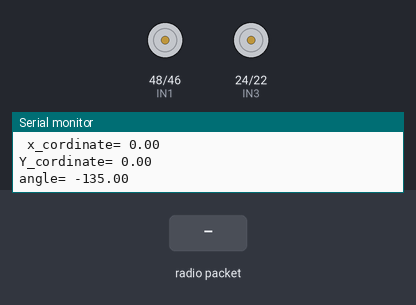
The sketch below on a simulated Arduino Mega 2560, built with avr-gcc and run on an emulated ATmega2560. Parts: motor-driver pin pairs drawn as motors (green arrow = first pin HIGH = forward, orange = second pin HIGH = backward, longer = more drive, scaled by the enable pin), the last lines printed to the serial monitor. The test bench sets the inputs (shaded band). No radio packets arrive unless stated.

Above: at 1.2 s.
1.3 s: radio packet "90" arrives
At 1.6 s:
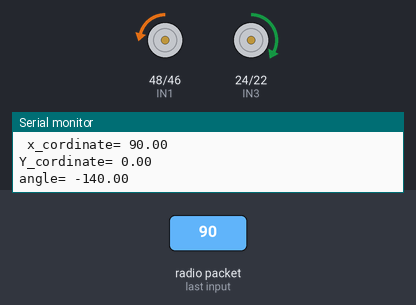
2.8 s: radio packet "200" arrives
At 3.3 s:
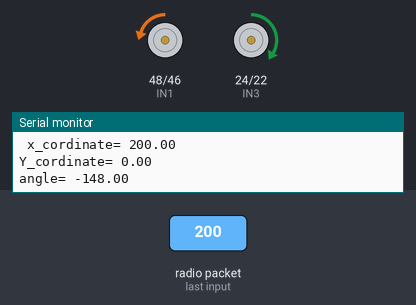
5.8 s: radio packet "0" arrives
At 6.4 s:
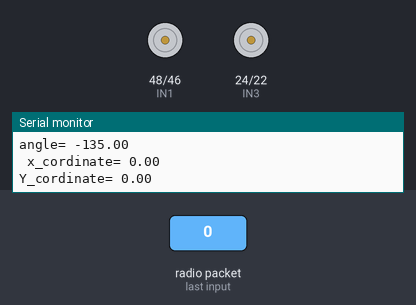
Timing chart, 0 to 8.8 s (numbered marks = the images above; inputs shaded):
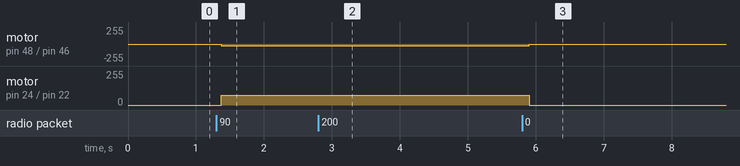

The sketch:

SHERMAN_robot.ino
```cpp
//Include Libraries
#include <SPI.h>
#include <nRF24L01.h>
#include <RF24.h>

//create an RF24 object
RF24 radio(7, 8);  // CE, CSN

//address through which two modules communicate.
const byte address[6] = "00001";

uint8_t swtchbutton = 8;
uint8_t bttnRead, ENA = 6, ENB = 5, IN1 = 48, IN2 = 46, IN3 = 24, IN4 = 22;
double x, y, previousNum = 0;


//function of driving a robot forward
void driveForward(uint8_t speeed) {

  //setting the motor speed
  analogWrite(ENA, speeed);
  analogWrite(ENB, speeed);

  //making initial 1 and initial 4 high to move forward
  digitalWrite(IN1, HIGH);
  digitalWrite(IN2, LOW);
  digitalWrite(IN3, LOW);
  digitalWrite(IN4, HIGH);
}

//function of driving the robot backward
void driveBackward(uint8_t speeed) {

  //setting the motor speed
  analogWrite(ENA, speeed);
  analogWrite(ENB, speeed);

  //making initial 2 and initial 3 high to move backward
  digitalWrite(IN1, LOW);
  digitalWrite(IN2, HIGH);
  digitalWrite(IN3, HIGH);
  digitalWrite(IN4, LOW);
}

//function for turning right
void turningRight(uint8_t speedl, uint8_t speedr) {

  //setting the motor speed
  analogWrite(ENA, speedl);
  analogWrite(ENB, speedr);

  //making initial 2 and initial 3 high to move backward
  digitalWrite(IN1, HIGH);
  digitalWrite(IN2, LOW);
  digitalWrite(IN3, LOW);
  digitalWrite(IN4, HIGH);
}

//this is a function that input the value of the joystick and tell which way it's heading
float convertXYtoAngle(uint16_t a, uint16_t b) {

  float x_cord, y_cord, angle;

  y_cord = map(a, 0, 1023, -512, 512) - 13;
  x_cord = map(b, 0, 1023, -512, 512) - 5;

  // Serial.print(" x_cordinate= ");
  // Serial.println(x_cord);
  // Serial.print("Y_cordinate= ");
  // Serial.println(y_cord);

  angle = atan2(y_cord, x_cord) * (180 / PI); // obtaining the angle in degrees
  return floor(angle);

}

//this is a function to control the change of the intensity on the joystick
double change_when_new_number(double num) {

  double returnNum;

  if (previousNum >= num or previousNum < num) {

    returnNum = previousNum - num;
    previousNum = num;
    return returnNum;

  }

}

//this is a function to drive the robot in response to the joystick movement
void mainDrive(float input_angle, double input_inte_joystick) {

  //    Serial.print(" angle ");
  //    Serial.println(input_angle);

  double inputSpeedA, inputSpeedB; //This will be the values for the input to controll how fast the motors are moving
  double changeInJoystick;

  //checking the the angle of the joystick is in the first or the second Quadrant
  if (input_angle > 5) {

    changeInJoystick = change_when_new_number(input_inte_joystick);
    inputSpeedA = 50 + (30 * cos((input_angle * PI / 180)));
    inputSpeedB = (50 + (-30 * cos((input_angle * PI / 180))));


    //setting the motor speed
    analogWrite(ENB, inputSpeedB);
    analogWrite(ENA, inputSpeedA);

    //    Serial.print(" speed A: ");
    //    Serial.println(inputSpeedA);
    //    Serial.print("speed B ");
    //    Serial.println(inputSpeedB);
    //    // Serial.print("joystick: ");
    // Serial.println(change_when_new_number(input_inte_joystick));

    //making initial 1 and initial 4 high to move forward
    digitalWrite(IN1, HIGH);
    digitalWrite(IN2, LOW);
    digitalWrite(IN3, LOW);
    digitalWrite(IN4, HIGH);

  }
  else if (input_angle < -5 ) { // condition to make the robot move backwards

    changeInJoystick = change_when_new_number(input_inte_joystick);
    inputSpeedA = 50 + (30 * cos((input_angle * PI / 180)));
    inputSpeedB = (50 + (-30 * cos((input_angle * PI / 180))));


    //setting the motor speed
    analogWrite(ENB, inputSpeedB);
    analogWrite(ENA, inputSpeedA);

    //    Serial.print(" speed A: ");
    //    Serial.println(inputSpeedA);
    //    Serial.print("speed B ");
    //    Serial.println(inputSpeedB);

    //making initial 2 and initial 3 high to move backward
    digitalWrite(IN1, LOW);
    digitalWrite(IN2, HIGH);
    digitalWrite(IN3, HIGH);
    digitalWrite(IN4, LOW);

  }
  if (input_angle == 0 ) {

    analogWrite(ENB, 0);
    analogWrite(ENA, 0);
    digitalWrite(IN1, LOW);
    digitalWrite(IN2, LOW);
    digitalWrite(IN3, LOW);
    digitalWrite(IN4, LOW);
  }

  if (input_angle >= -138.00 and input_angle <= -135) { //this is to stop the robot from moving when the remote is not connected

    analogWrite(ENB, 0);
    analogWrite(ENA, 0);
    digitalWrite(IN1, LOW);
    digitalWrite(IN2, LOW);
    digitalWrite(IN3, LOW);
    digitalWrite(IN4, LOW);

  }

}


void setup() {
  // put your setup code here, to run once:
  //Serial.begin(9600);
  //pinMode(swtchbutton,INPUT); // INTITIALIZING THE PRESS BUTTON ON THE JOYSTIC AS INPUT

  //Initializing the motor pins as output
  pinMode(ENA, OUTPUT);
  pinMode(ENB, OUTPUT);
  pinMode(IN1, OUTPUT);
  pinMode(IN2, OUTPUT);
  pinMode(IN3, OUTPUT);
  pinMode(IN4, OUTPUT);

  while (!Serial);

  Serial.begin(9600);

  radio.begin();

  //set the address
  radio.openReadingPipe(0, address);

  radio.setPALevel(RF24_PA_MAX);
  radio.setDataRate(RF24_1MBPS);
  //Set module as receiver
  radio.startListening();

}


void loop() {

  // put your main code here, to run repeatedly:
  double inte_joystick;
  double red_x, red_y;
  //radio.startListening();
  //Read the data if available in buffer
  if (radio.available())
  {
    char joystickPos[10];

    radio.read(&joystickPos, sizeof(joystickPos));

    //    Serial.print("x, y: ");
    //    Serial.println(joystickPos);
    //delay(1000);

    //parsing the joystickPos string to obtain the x and y joystick positions
    const char delimiter[] = ","; //the character to look for when parsing

    char parsedStrings[2][5]; //char array to store parsed strings

    char *token =  strtok(joystickPos, delimiter); //diving the string at ","

    strncpy(parsedStrings[0], token, sizeof(parsedStrings[0]));//first one

    for (int i = 1; i < 2; i++) {

      token =  strtok(NULL, delimiter);

      strncpy(parsedStrings[i], token, sizeof(parsedStrings[i]));
    }

    //for (int i = 0; i < 2; i++){
    //Serial.println(parsedStrings[i]);}//  should have the 2 data strings parsed o
    x = atoi(parsedStrings[0]);

    y = atoi(parsedStrings[1]);

  }
//  else if (! radio.available()){
//    x=513;
//    y=511;
//  }
      Serial.print(" x_cordinate= ");
      Serial.println(x);
      Serial.print("Y_cordinate= ");
      Serial.println(y);

  //reduced x because the center value is (500,500) and absolute function doesn't like calculation inside abs
  red_x = (x - 513);
  red_y = (y - 511);

  inte_joystick = pow((red_x * red_x) + (red_y * red_y), 0.5); //reading the intensity on the joystock

  bttnRead = digitalRead(swtchbutton);

  //  Serial.print("  ");
  //Serial.println(bttnRead);
  Serial.print("angle= ");
  Serial.println(convertXYtoAngle(x,y));
  //Serial.print("intensity on the joystick= ");
  //Serial.println(inte_joystick);

  mainDrive(convertXYtoAngle(x, y), inte_joystick);

}
```

Measured:
- after the input at 1.3 s, motor on pin 48 (IN1) / pin 46 (IN2): stopped → backward 27/255 after 0.07 s; motor on pin 24 (IN3) / pin 22 (IN4): stopped → forward 72/255 after 0.07 s
- after the input at 2.8 s, motor on pin 48 (IN1) / pin 46 (IN2): backward 27/255 → backward 24/255 after 0.08 s; motor on pin 24 (IN3) / pin 22 (IN4): forward 72/255 → forward 75/255 after 0.08 s
- after the input at 5.8 s, motor on pin 48 (IN1) / pin 46 (IN2): backward 24/255 → stopped after 0.11 s; motor on pin 24 (IN3) / pin 22 (IN4): forward 75/255 → stopped after 0.11 s
